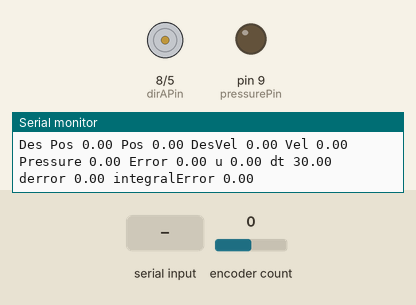
Simulated run of this sketch. Board: Arduino Uno, built with avr-gcc and run on an emulated ATmega328P. Shown: direction and speed pins drawn as motors (green arrow = direction pin HIGH = forward, orange = LOW = backward, longer = more drive), output pins drawn as LEDs (lit = HIGH), the last lines printed to the serial monitor. The inputs (shaded band) are chosen by the test bench; at power-on: encoder count 0.

Above: at 1.2 s.
1.3 s: "q,45\n" received over Serial
At 1.49 s:
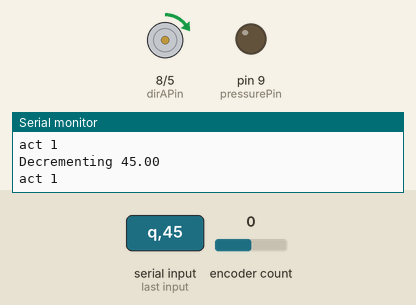
4.3 s: "t90\n" received over Serial
At 5.2 s:
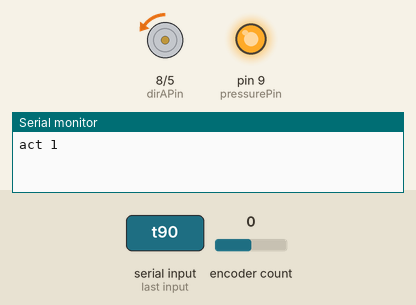
5.8 s: "m90\n" received over Serial
At 6.4 s:
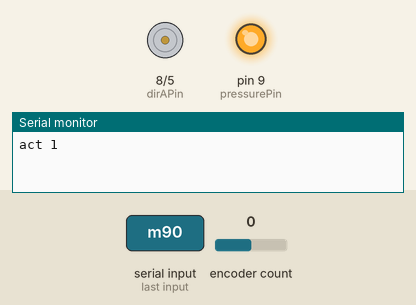
7.3 s: encoder count set to 4
At 7.51 s:
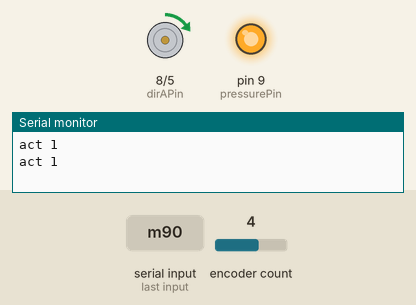
10.3 s: encoder count set to 8
13.3 s: "m,45\n" received over Serial
Timing chart, 0 to 15.8 s (numbered marks = the images above; inputs shaded):
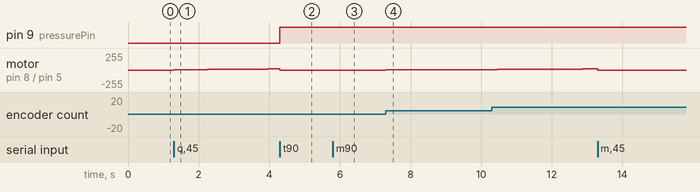

Measured:
- after the input at 1.3 s, motor on pin 8 (dirAPin) / pin 5 (pwmAPin): moves from stopped to forward 17/255 over 2.9 s, starting at once
- after the input at 4.3 s, pin 9 (pressurePin): LOW → HIGH at once
- after the input at 5.8 s, motor on pin 8 (dirAPin) / pin 5 (pwmAPin): backward 5/255 → stopped at once
- after the input at 7.3 s, motor on pin 8 (dirAPin) / pin 5 (pwmAPin): stopped → forward 5/255 at once, → forward 2/255 0.43 s later, → forward 3/255 0.61 s later, → forward 4/255 0.61 s later, … (6 changes in this stretch)

The sketch:

TapeRobot.ino
```cpp
// Includes
#include <TimerOne.h>
#include <Encoder.h>
#include <math.h>

typedef double f64;
typedef char s8;
typedef unsigned char u8;
typedef unsigned long u32;
typedef int s32;

// Pin Declares
int pwmAPin = 5;
int dirAPin = 8;
int encoderPinA = 2;
int encoderPinB = 3;
int pressurePin = 9;

// Program Scope Variables
Encoder encoder(encoderPinA, encoderPinB);
f64 countPerRev = 1024;
int counter = 0;

// --------------------------
// Initialize
// --------------------------
void setup()
{
  // Set Up Serial
  Serial.begin(115200);
  Serial.setTimeout(15);

  // Set PWM frequency
  setPwmFrequency(pwmAPin,1); //PWM on pin 3 is (32500/1) = 32500 [Hz]

  // Output Pins
  pinMode(pwmAPin, OUTPUT);  // PWM for A
  pinMode(dirAPin, OUTPUT);  // dir for A

  pinMode(encoderPinA, INPUT);
  pinMode(encoderPinB, INPUT);

  pinMode(pressurePin, OUTPUT);

  // Init Motor
  analogWrite(pwmAPin, 0);     // set to not be spinning (0/255)
  digitalWrite(dirAPin, LOW);  // set direction

  // Init Timer and Set Haptic Loop
  //Timer1.initialize();
  //long period = 10000; // 10000 [us] -> 100 Hz sample time
  //Timer1.attachInterrupt(hapticLoop,period);
}

// --------------------------
// Main Loop
// --------------------------
enum CONTROL_MODE {
  CM_POS = 0,
  CM_VEL = 1,
  CM_THROTTLE = 2,
  CM_NONE = 3,
};

f64 errorLast = 0;
u8 dirLast = 0;
u32 lastTime = 0;
f64 desPos = 0;
f64 desVel = 0;
f64 desPres = 0;
u32 count = 0;
f64 integralError = 0;
f64 lastPos = 0;
f64 lastVel = 0;

// Position Constants
f64 Kpp = 0.08;
f64 Kdp = 0;
f64 Kip = 0.00005;

// Velocity Constants
f64 Kpv = 1;
f64 Kdv = 0;
f64 Kiv = 0.01;

f64 minTension = 5.0;

CONTROL_MODE controlMode = CM_POS;

u8 unwindDir = 1;

//encoder tick of first actuator
f64 firstAct = 9000;
f64 actSpacing = 11250;
u8 currAct = 0;

f64 lowPassDesVel = 0;

void loop()
{
  f64 pos = encoder.read();
  u32 currTime = millis();
  f64 dt = (f64)(currTime-lastTime)/(1000.0);
  f64 u;
  f64 vel;

  f64 error, derror;

  handlePopState(pos);

  lowPassDesVel = lowPassDesVel*0.9999+(1-0.9999)*desVel;

  vel = 0.2*(pos-lastPos)/dt + 0.8*lastVel;
  if(controlMode == CM_POS) {
    error = desPos-pos;
  } else {
    error = lowPassDesVel-vel;
    lastVel = vel;
  }
  derror = error-errorLast;
  integralError += error;

  errorLast = error;
  derror /= dt;
  lastTime = currTime;
  lastPos = pos;

  s8 dir = 0;

  switch(controlMode) {
    case CM_POS:
    {
      u = Kpp*error + Kdp*derror + Kip*integralError;

      if(u < 0) {
        dir = 1;
        u = abs(u);
      }
      u = min(u, 255);
      break;
    }
    case CM_VEL:
    {
      u = Kpv*error + Kdv*derror + Kiv*integralError;

      if(u < 0) {
        dir = 1;
        u = abs(u);
      }
      u = min(u, 255);
      break;
    }
    case CM_THROTTLE:
    {
      u = Kpv*error + Kdv*derror + Kiv*integralError;

      if(u < minTension) {
        u = minTension;
        integralError = 0;
        derror = 0;
        dir = 1-unwindDir;
      }
      u = min(u, 255);
      break;
    }
  }

  if(controlMode != CM_NONE) {
    if(dir != dirLast) {
      digitalWrite(dirAPin, dir);
      dirLast = dir;
    }
    if(count % 499 == 0)
      Serial.println("act " + String(currAct+1));
    if(count++ % 2000 == 0)
      Serial.println("Des Pos " +  String(desPos) + " Pos " + String(pos) + " DesVel " + String(desVel) + " Vel " + String(vel) + " Pressure " + String(desPres) + " Error " + String(error) + " u " + String(u) + " dt " + String(dt*1000.0) + " derror " + String(derror) + " integralError " + String(integralError));
    analogWrite(pwmAPin, u);
  }

}

void SetVel(f64 vel)
{
  if(abs(vel) < abs(desVel))
    lowPassDesVel = vel;
  desVel = vel;
}

u32 zeroPoint = 0;

f64 unwindSign = -1;
f64 popVel = -30;
f64 nonPopVel = -150;
f64 popPressure = 1;
f64 nonPopPressure = 0.4;

u8 defaultPop = true;

void SetMode(u8 mode)
{
  controlMode = (CONTROL_MODE)mode;
  lowPassDesVel = 0;
  desVel = integralError = 0;
  errorLast = 0;
  desPos = lastPos;
  integralError = 0;
  lastVel = 0;
}

void SetPop(bool pop)
{
  if(controlMode == CM_THROTTLE) {
    desPres = pop ? popPressure : nonPopPressure;
    s32 amount = (s32)(255.0*(desPres));
    analogWrite(pressurePin, amount);
    SetVel(pop ? popVel : nonPopVel);
  }
}

void handlePopState(f64 encoderTick)
{
  if(controlMode == CM_THROTTLE && unwindSign*(encoderTick-zeroPoint) > (firstAct+currAct*actSpacing)) {
    currAct = currAct+1;

    Serial.println("act " + String(currAct+1));
  }
}

#define BUFFER_LEN 20
s8 input[BUFFER_LEN] = {0};
s32 nBytes = 0;

void serialEvent()
{
  if(Serial.available()) {
    nBytes = Serial.readBytes(input, BUFFER_LEN);

    switch(input[0]) {
      case 'm':   // switch mode
      {
        String mode;
        CONTROL_MODE mm;
        if(input[2] == 'v') {               //velocity
          mm = CM_VEL;
          mode = "velocity";
        } else if(input[2] == 'p') {        //position
          mm = CM_POS;
          mode = "position";
        } else if(input[2] == 't') {        //throttle
          mm = CM_THROTTLE;
          mode = "throttle";
        }

        SetMode(mm);

        Serial.println("Control mode switched to " + mode);
        break;
      }
      case 'q':  // decrement set point. interpretation depends on mode
      {
        f64 decrement = atof(input+2);
        if(controlMode == CM_POS)
          desPos -= decrement;
        else
          desVel -= decrement;

        Serial.println("Decrementing " + String(decrement));
        break;
      }
      case 'w':   // increment set point. interpretation depends on mode
      {
        f64 increment = atof(input+2);
        if(controlMode == CM_POS)
          desPos += increment ;
        else
          desVel += increment;

        Serial.println("Incrementing " + String(increment));
        break;
      }
      case 'K':   //set Kp/Kd/Ki
      case 'k':
      {
        f64 *Kp, *Kd, *Ki;
        if(controlMode == CM_VEL) {
          Kp = &Kpv;
          Kd = &Kdv;
          Ki = &Kiv;
        } else {
          Kp = &Kpp;
          Kd = &Kdp;
          Ki = &Kip;
        }
        f64 val = atof(input+3);
        if(input[1] == 'p') {
          *Kp = val;
          Serial.println("Set Kp to " + String(val));
        } else if(input[1] == 'd') {
          *Kd = val;
          Serial.println("Set Kd to " + String(val));
        } else if(input[1] == 'i') {
          *Ki = val;
          Serial.println("Set Ki to " + String(val));
        }
        break;
      }
      case 'l':
      case 'L':
      {
        if(input[2] == 'i') {
          desPres = min(max(atof(&input[4])+desPres,0),1);
        } else if(input[2] == 'd') {
          desPres = min(max(desPres-atof(&input[4]),0),1);
        } else {
          desPres = min(max(atof(&input[2]),0),1);
        }
        s32 amount = (s32)(desPres*255.0);

        Serial.println("Setting pressure to " + String(desPres,6) + " pwm " + String(amount));
        analogWrite(pressurePin, amount);
        break;
      }
      case 'a':
      case 'A':
      {
        u8 dir = atoi(&input[2]);
        f64 amnt = atof(&input[4]);

        s32 amount = (s32)(amnt*255.0);

        Serial.println("Setting motor to " + String(amnt,6) + " pwm " + String(amount) + " direction " + String(dir));
        digitalWrite(dirAPin, dir > 0 ? HIGH : LOW);
        analogWrite(pwmAPin, amount);
        controlMode = CM_NONE;
        break;
      }
      case 'p':   //Pause
      case 'P':
      {
        lowPassDesVel = desVel = integralError = 0;
        errorLast = 0;
        desPos = lastPos;
        integralError = 0;
        lastVel = 0;

        Serial.println("Pause");
        break;
      }
      case 't':
      case 'T':
      {
        Serial.println("Setting mode to throttle");
        SetMode(CM_THROTTLE);

        bool turn = input[2] == 'y';
        String mm = turn ? "on" : "off";
        SetPop(!turn);
        Serial.println("Turning " + mm);
        break;
      }
      case 'y':
      case 'Y':
      {
        minTension = atof(&input[2]);


        Serial.println("Setting min tension to " + String(minTension));
        break;
      }
      case 'z':
      case 'Z':
      {
        zeroPoint = encoder.read();
        Serial.println("Zero point = " + String(zeroPoint));
        currAct = 0;
        break;
      }
      default:
        break;
    }
    memset(input,0,BUFFER_LEN);
  }
}

// --------------------------
// Set PWM Freq
// --------------------------
void setPwmFrequency(int pin, int divisor) {
  byte mode;
  if(pin == 5 || pin == 6 || pin == 9 || pin == 10) {
    switch(divisor) {
      case 1: mode = 0x01; break;
      case 8: mode = 0x02; break;
      case 64: mode = 0x03; break;
      case 256: mode = 0x04; break;
      case 1024: mode = 0x05; break;
      default: return;
    }
    if(pin == 5 || pin == 6) {
      TCCR0B = TCCR0B & 0b11111000 | mode;
    } else {
      TCCR1B = TCCR1B & 0b11111000 | mode;
    }
  } else if(pin == 3 || pin == 11) {
    switch(divisor) {
      case 1: mode = 0x01; break;
      case 8: mode = 0x02; break;
      case 32: mode = 0x03; break;
      case 64: mode = 0x04; break;
      case 128: mode = 0x05; break;
      case 256: mode = 0x06; break;
      case 1024: mode = 0x7; break;
      default: return;
    }
    TCCR2B = TCCR2B & 0b11111000 | mode;
  }
}
```
